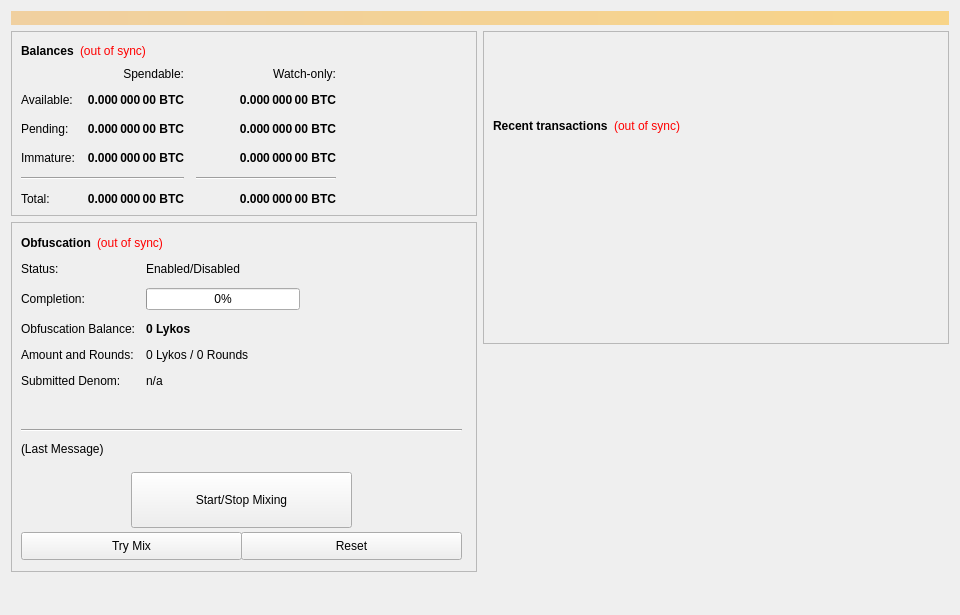
<?xml version="1.0" encoding="UTF-8"?>
<ui version="4.0">
 <class>OverviewPage</class>
 <widget class="QWidget" name="OverviewPage">
  <property name="geometry">
   <rect>
    <x>0</x>
    <y>0</y>
    <width>960</width>
    <height>615</height>
   </rect>
  </property>
  <property name="minimumSize">
   <size>
    <width>960</width>
    <height>0</height>
   </size>
  </property>
  <property name="windowTitle">
   <string>Form</string>
  </property>
  <layout class="QVBoxLayout" name="topLayout">
   <item>
    <widget class="QLabel" name="labelAlerts">
     <property name="visible">
      <bool>false</bool>
     </property>
     <property name="styleSheet">
      <string notr="true">background-color: qlineargradient(x1: 0, y1: 0, x2: 1, y2: 0, stop:0 #F0D0A0, stop:1 #F8D488); color:#000000;</string>
     </property>
     <property name="wordWrap">
      <bool>true</bool>
     </property>
     <property name="margin">
      <number>3</number>
     </property>
    </widget>
   </item>
   <item>
    <layout class="QHBoxLayout" name="horizontalLayout" stretch="1,1">
     <item>
      <layout class="QVBoxLayout" name="verticalLayout_2">
       <item>
        <widget class="QFrame" name="frame">
         <property name="frameShape">
          <enum>QFrame::StyledPanel</enum>
         </property>
         <property name="frameShadow">
          <enum>QFrame::Raised</enum>
         </property>
         <layout class="QVBoxLayout" name="verticalLayout_4">
          <item>
           <layout class="QHBoxLayout" name="horizontalLayout_4">
            <item>
             <widget class="QLabel" name="label_5">
              <property name="font">
               <font>
                <weight>75</weight>
                <bold>true</bold>
               </font>
              </property>
              <property name="text">
               <string>Balances</string>
              </property>
             </widget>
            </item>
            <item>
             <widget class="QLabel" name="labelWalletStatus">
              <property name="cursor">
               <cursorShape>WhatsThisCursor</cursorShape>
              </property>
              <property name="toolTip">
               <string>The displayed information may be out of date. Your wallet automatically synchronizes with the LYKOS network after a connection is established, but this process has not completed yet.</string>
              </property>
              <property name="styleSheet">
               <string notr="true">QLabel { color: red; }</string>
              </property>
              <property name="text">
               <string notr="true">(out of sync)</string>
              </property>
              <property name="alignment">
               <set>Qt::AlignLeading|Qt::AlignLeft|Qt::AlignVCenter</set>
              </property>
             </widget>
            </item>
            <item>
             <spacer name="horizontalSpacer_3">
              <property name="orientation">
               <enum>Qt::Horizontal</enum>
              </property>
              <property name="sizeHint" stdset="0">
               <size>
                <width>40</width>
                <height>20</height>
               </size>
              </property>
             </spacer>
            </item>
           </layout>
          </item>
          <item>
           <layout class="QGridLayout" name="gridLayout">
            <property name="spacing">
             <number>12</number>
            </property>
            <item row="2" column="2">
             <widget class="QLabel" name="labelWatchPending">
              <property name="font">
               <font>
                <weight>75</weight>
                <bold>true</bold>
               </font>
              </property>
              <property name="cursor">
               <cursorShape>IBeamCursor</cursorShape>
              </property>
              <property name="toolTip">
               <string>Unconfirmed transactions to watch-only addresses</string>
              </property>
              <property name="text">
               <string notr="true">0.000 000 00 BTC</string>
              </property>
              <property name="alignment">
               <set>Qt::AlignRight|Qt::AlignTrailing|Qt::AlignVCenter</set>
              </property>
              <property name="textInteractionFlags">
               <set>Qt::LinksAccessibleByMouse|Qt::TextSelectableByKeyboard|Qt::TextSelectableByMouse</set>
              </property>
             </widget>
            </item>
            <item row="2" column="1">
             <widget class="QLabel" name="labelUnconfirmed">
              <property name="font">
               <font>
                <weight>75</weight>
                <bold>true</bold>
               </font>
              </property>
              <property name="cursor">
               <cursorShape>IBeamCursor</cursorShape>
              </property>
              <property name="toolTip">
               <string>Total of transactions that have yet to be confirmed, and do not yet count toward the spendable balance</string>
              </property>
              <property name="text">
               <string notr="true">0.000 000 00 BTC</string>
              </property>
              <property name="alignment">
               <set>Qt::AlignRight|Qt::AlignTrailing|Qt::AlignVCenter</set>
              </property>
              <property name="textInteractionFlags">
               <set>Qt::LinksAccessibleByMouse|Qt::TextSelectableByKeyboard|Qt::TextSelectableByMouse</set>
              </property>
             </widget>
            </item>
            <item row="3" column="2">
             <widget class="QLabel" name="labelWatchImmature">
              <property name="font">
               <font>
                <weight>75</weight>
                <bold>true</bold>
               </font>
              </property>
              <property name="cursor">
               <cursorShape>IBeamCursor</cursorShape>
              </property>
              <property name="toolTip">
               <string>Staked or masternode rewards in watch-only addresses that has not yet matured</string>
              </property>
              <property name="text">
               <string notr="true">0.000 000 00 BTC</string>
              </property>
              <property name="alignment">
               <set>Qt::AlignRight|Qt::AlignTrailing|Qt::AlignVCenter</set>
              </property>
              <property name="textInteractionFlags">
               <set>Qt::LinksAccessibleByMouse|Qt::TextSelectableByKeyboard|Qt::TextSelectableByMouse</set>
              </property>
             </widget>
            </item>
            <item row="4" column="0" colspan="2">
             <widget class="Line" name="lineSpendableBalance">
              <property name="orientation">
               <enum>Qt::Horizontal</enum>
              </property>
             </widget>
            </item>
            <item row="4" column="2">
             <widget class="Line" name="lineWatchBalance">
              <property name="sizePolicy">
               <sizepolicy hsizetype="Preferred" vsizetype="Fixed">
                <horstretch>0</horstretch>
                <verstretch>0</verstretch>
               </sizepolicy>
              </property>
              <property name="minimumSize">
               <size>
                <width>140</width>
                <height>0</height>
               </size>
              </property>
              <property name="orientation">
               <enum>Qt::Horizontal</enum>
              </property>
             </widget>
            </item>
            <item row="5" column="0">
             <widget class="QLabel" name="labelTotalText">
              <property name="text">
               <string>Total:</string>
              </property>
             </widget>
            </item>
            <item row="3" column="1">
             <widget class="QLabel" name="labelImmature">
              <property name="font">
               <font>
                <weight>75</weight>
                <bold>true</bold>
               </font>
              </property>
              <property name="cursor">
               <cursorShape>IBeamCursor</cursorShape>
              </property>
              <property name="toolTip">
               <string>Staked or masternode rewards that has not yet matured</string>
              </property>
              <property name="text">
               <string notr="true">0.000 000 00 BTC</string>
              </property>
              <property name="alignment">
               <set>Qt::AlignRight|Qt::AlignTrailing|Qt::AlignVCenter</set>
              </property>
              <property name="textInteractionFlags">
               <set>Qt::LinksAccessibleByMouse|Qt::TextSelectableByKeyboard|Qt::TextSelectableByMouse</set>
              </property>
             </widget>
            </item>
            <item row="2" column="3">
             <spacer name="horizontalSpacer_2">
              <property name="orientation">
               <enum>Qt::Horizontal</enum>
              </property>
              <property name="sizeHint" stdset="0">
               <size>
                <width>40</width>
                <height>20</height>
               </size>
              </property>
             </spacer>
            </item>
            <item row="3" column="0">
             <widget class="QLabel" name="labelImmatureText">
              <property name="text">
               <string>Immature:</string>
              </property>
             </widget>
            </item>
            <item row="5" column="1">
             <widget class="QLabel" name="labelTotal">
              <property name="font">
               <font>
                <weight>75</weight>
                <bold>true</bold>
               </font>
              </property>
              <property name="cursor">
               <cursorShape>IBeamCursor</cursorShape>
              </property>
              <property name="toolTip">
               <string>Your current total balance</string>
              </property>
              <property name="text">
               <string notr="true">0.000 000 00 BTC</string>
              </property>
              <property name="alignment">
               <set>Qt::AlignRight|Qt::AlignTrailing|Qt::AlignVCenter</set>
              </property>
              <property name="textInteractionFlags">
               <set>Qt::LinksAccessibleByMouse|Qt::TextSelectableByKeyboard|Qt::TextSelectableByMouse</set>
              </property>
             </widget>
            </item>
            <item row="5" column="2">
             <widget class="QLabel" name="labelWatchTotal">
              <property name="font">
               <font>
                <weight>75</weight>
                <bold>true</bold>
               </font>
              </property>
              <property name="cursor">
               <cursorShape>IBeamCursor</cursorShape>
              </property>
              <property name="toolTip">
               <string>Current total balance in watch-only addresses</string>
              </property>
              <property name="text">
               <string notr="true">0.000 000 00 BTC</string>
              </property>
              <property name="alignment">
               <set>Qt::AlignRight|Qt::AlignTrailing|Qt::AlignVCenter</set>
              </property>
              <property name="textInteractionFlags">
               <set>Qt::LinksAccessibleByMouse|Qt::TextSelectableByKeyboard|Qt::TextSelectableByMouse</set>
              </property>
             </widget>
            </item>
            <item row="0" column="2">
             <widget class="QLabel" name="labelWatchonly">
              <property name="text">
               <string>Watch-only:</string>
              </property>
              <property name="alignment">
               <set>Qt::AlignRight|Qt::AlignTrailing|Qt::AlignVCenter</set>
              </property>
             </widget>
            </item>
            <item row="1" column="0">
             <widget class="QLabel" name="labelBalanceText">
              <property name="text">
               <string>Available:</string>
              </property>
             </widget>
            </item>
            <item row="1" column="1">
             <widget class="QLabel" name="labelBalance">
              <property name="font">
               <font>
                <weight>75</weight>
                <bold>true</bold>
               </font>
              </property>
              <property name="cursor">
               <cursorShape>IBeamCursor</cursorShape>
              </property>
              <property name="toolTip">
               <string>Your current spendable balance</string>
              </property>
              <property name="text">
               <string notr="true">0.000 000 00 BTC</string>
              </property>
              <property name="alignment">
               <set>Qt::AlignRight|Qt::AlignTrailing|Qt::AlignVCenter</set>
              </property>
              <property name="textInteractionFlags">
               <set>Qt::LinksAccessibleByMouse|Qt::TextSelectableByKeyboard|Qt::TextSelectableByMouse</set>
              </property>
             </widget>
            </item>
            <item row="1" column="2">
             <widget class="QLabel" name="labelWatchAvailable">
              <property name="font">
               <font>
                <weight>75</weight>
                <bold>true</bold>
               </font>
              </property>
              <property name="cursor">
               <cursorShape>IBeamCursor</cursorShape>
              </property>
              <property name="toolTip">
               <string>Your current balance in watch-only addresses</string>
              </property>
              <property name="text">
               <string notr="true">0.000 000 00 BTC</string>
              </property>
              <property name="alignment">
               <set>Qt::AlignRight|Qt::AlignTrailing|Qt::AlignVCenter</set>
              </property>
              <property name="textInteractionFlags">
               <set>Qt::LinksAccessibleByMouse|Qt::TextSelectableByKeyboard|Qt::TextSelectableByMouse</set>
              </property>
             </widget>
            </item>
            <item row="2" column="0">
             <widget class="QLabel" name="labelPendingText">
              <property name="text">
               <string>Pending:</string>
              </property>
             </widget>
            </item>
            <item row="0" column="1">
             <widget class="QLabel" name="labelSpendable">
              <property name="text">
               <string>Spendable:</string>
              </property>
              <property name="alignment">
               <set>Qt::AlignRight|Qt::AlignTrailing|Qt::AlignVCenter</set>
              </property>
             </widget>
            </item>
           </layout>
          </item>
         </layout>
        </widget>
       </item>
       <item>
        <widget class="QFrame" name="frameObfuscation">
         <property name="minimumSize">
          <size>
           <width>0</width>
           <height>350</height>
          </size>
         </property>
         <property name="layoutDirection">
          <enum>Qt::LeftToRight</enum>
         </property>
         <property name="frameShape">
          <enum>QFrame::StyledPanel</enum>
         </property>
         <property name="frameShadow">
          <enum>QFrame::Raised</enum>
         </property>
         <widget class="QWidget" name="formLayoutWidget">
          <property name="geometry">
           <rect>
            <x>10</x>
            <y>40</y>
            <width>451</width>
            <height>161</height>
           </rect>
          </property>
          <layout class="QFormLayout" name="formLayout">
           <property name="fieldGrowthPolicy">
            <enum>QFormLayout::AllNonFixedFieldsGrow</enum>
           </property>
           <property name="horizontalSpacing">
            <number>11</number>
           </property>
           <property name="verticalSpacing">
            <number>12</number>
           </property>
           <item row="0" column="0">
            <widget class="QLabel" name="label_6">
             <property name="text">
              <string>Status:</string>
             </property>
            </widget>
           </item>
           <item row="1" column="0">
            <widget class="QLabel" name="label_7">
             <property name="text">
              <string>Completion:</string>
             </property>
            </widget>
           </item>
           <item row="1" column="1">
            <widget class="QProgressBar" name="obfuscationProgress">
             <property name="maximumSize">
              <size>
               <width>154</width>
               <height>16777215</height>
              </size>
             </property>
             <property name="value">
              <number>0</number>
             </property>
            </widget>
           </item>
           <item row="2" column="0">
            <widget class="QLabel" name="labelAnonymizedText">
             <property name="text">
              <string>Obfuscation Balance:</string>
             </property>
            </widget>
           </item>
           <item row="2" column="1">
            <widget class="QLabel" name="labelAnonymized">
             <property name="font">
              <font>
               <weight>75</weight>
               <bold>true</bold>
              </font>
             </property>
             <property name="text">
              <string notr="true">0 Lykos</string>
             </property>
            </widget>
           </item>
           <item row="3" column="0">
            <widget class="QLabel" name="label_8">
             <property name="text">
              <string>Amount and Rounds:</string>
             </property>
            </widget>
           </item>
           <item row="3" column="1">
            <widget class="QLabel" name="labelAmountRounds">
             <property name="text">
              <string>0 Lykos / 0 Rounds</string>
             </property>
            </widget>
           </item>
           <item row="4" column="0">
            <widget class="QLabel" name="label_9">
             <property name="text">
              <string>Submitted Denom:</string>
             </property>
            </widget>
           </item>
           <item row="4" column="1">
            <widget class="QLabel" name="labelSubmittedDenom">
             <property name="toolTip">
              <string>The denominations you submitted to the Masternode.&lt;br&gt;To mix, other users must submit the exact same denominations.</string>
             </property>
             <property name="text">
              <string>n/a</string>
             </property>
            </widget>
           </item>
           <item row="0" column="1">
            <widget class="QLabel" name="obfuscationEnabled">
             <property name="text">
              <string>Enabled/Disabled</string>
             </property>
            </widget>
           </item>
          </layout>
         </widget>
         <widget class="QPushButton" name="runAutoDenom">
          <property name="geometry">
           <rect>
            <x>251</x>
            <y>17</y>
            <width>1</width>
            <height>1</height>
           </rect>
          </property>
          <property name="palette">
           <palette>
            <active>
             <colorrole role="WindowText">
              <brush brushstyle="SolidPattern">
               <color alpha="255">
                <red>0</red>
                <green>0</green>
                <blue>0</blue>
               </color>
              </brush>
             </colorrole>
             <colorrole role="Button">
              <brush brushstyle="SolidPattern">
               <color alpha="255">
                <red>239</red>
                <green>238</green>
                <blue>238</blue>
               </color>
              </brush>
             </colorrole>
             <colorrole role="Light">
              <brush brushstyle="SolidPattern">
               <color alpha="255">
                <red>255</red>
                <green>255</green>
                <blue>255</blue>
               </color>
              </brush>
             </colorrole>
             <colorrole role="Midlight">
              <brush brushstyle="SolidPattern">
               <color alpha="255">
                <red>247</red>
                <green>246</green>
                <blue>246</blue>
               </color>
              </brush>
             </colorrole>
             <colorrole role="Dark">
              <brush brushstyle="SolidPattern">
               <color alpha="255">
                <red>119</red>
                <green>119</green>
                <blue>119</blue>
               </color>
              </brush>
             </colorrole>
             <colorrole role="Mid">
              <brush brushstyle="SolidPattern">
               <color alpha="255">
                <red>159</red>
                <green>159</green>
                <blue>159</blue>
               </color>
              </brush>
             </colorrole>
             <colorrole role="Text">
              <brush brushstyle="SolidPattern">
               <color alpha="255">
                <red>0</red>
                <green>0</green>
                <blue>0</blue>
               </color>
              </brush>
             </colorrole>
             <colorrole role="BrightText">
              <brush brushstyle="SolidPattern">
               <color alpha="255">
                <red>255</red>
                <green>255</green>
                <blue>255</blue>
               </color>
              </brush>
             </colorrole>
             <colorrole role="ButtonText">
              <brush brushstyle="SolidPattern">
               <color alpha="255">
                <red>0</red>
                <green>0</green>
                <blue>0</blue>
               </color>
              </brush>
             </colorrole>
             <colorrole role="Base">
              <brush brushstyle="SolidPattern">
               <color alpha="255">
                <red>255</red>
                <green>255</green>
                <blue>255</blue>
               </color>
              </brush>
             </colorrole>
             <colorrole role="Window">
              <brush brushstyle="SolidPattern">
               <color alpha="255">
                <red>239</red>
                <green>238</green>
                <blue>238</blue>
               </color>
              </brush>
             </colorrole>
             <colorrole role="Shadow">
              <brush brushstyle="SolidPattern">
               <color alpha="255">
                <red>0</red>
                <green>0</green>
                <blue>0</blue>
               </color>
              </brush>
             </colorrole>
             <colorrole role="AlternateBase">
              <brush brushstyle="SolidPattern">
               <color alpha="255">
                <red>247</red>
                <green>246</green>
                <blue>246</blue>
               </color>
              </brush>
             </colorrole>
             <colorrole role="ToolTipBase">
              <brush brushstyle="SolidPattern">
               <color alpha="255">
                <red>255</red>
                <green>255</green>
                <blue>220</blue>
               </color>
              </brush>
             </colorrole>
             <colorrole role="ToolTipText">
              <brush brushstyle="SolidPattern">
               <color alpha="255">
                <red>0</red>
                <green>0</green>
                <blue>0</blue>
               </color>
              </brush>
             </colorrole>
            </active>
            <inactive>
             <colorrole role="WindowText">
              <brush brushstyle="SolidPattern">
               <color alpha="255">
                <red>0</red>
                <green>0</green>
                <blue>0</blue>
               </color>
              </brush>
             </colorrole>
             <colorrole role="Button">
              <brush brushstyle="SolidPattern">
               <color alpha="255">
                <red>239</red>
                <green>238</green>
                <blue>238</blue>
               </color>
              </brush>
             </colorrole>
             <colorrole role="Light">
              <brush brushstyle="SolidPattern">
               <color alpha="255">
                <red>255</red>
                <green>255</green>
                <blue>255</blue>
               </color>
              </brush>
             </colorrole>
             <colorrole role="Midlight">
              <brush brushstyle="SolidPattern">
               <color alpha="255">
                <red>247</red>
                <green>246</green>
                <blue>246</blue>
               </color>
              </brush>
             </colorrole>
             <colorrole role="Dark">
              <brush brushstyle="SolidPattern">
               <color alpha="255">
                <red>119</red>
                <green>119</green>
                <blue>119</blue>
               </color>
              </brush>
             </colorrole>
             <colorrole role="Mid">
              <brush brushstyle="SolidPattern">
               <color alpha="255">
                <red>159</red>
                <green>159</green>
                <blue>159</blue>
               </color>
              </brush>
             </colorrole>
             <colorrole role="Text">
              <brush brushstyle="SolidPattern">
               <color alpha="255">
                <red>0</red>
                <green>0</green>
                <blue>0</blue>
               </color>
              </brush>
             </colorrole>
             <colorrole role="BrightText">
              <brush brushstyle="SolidPattern">
               <color alpha="255">
                <red>255</red>
                <green>255</green>
                <blue>255</blue>
               </color>
              </brush>
             </colorrole>
             <colorrole role="ButtonText">
              <brush brushstyle="SolidPattern">
               <color alpha="255">
                <red>0</red>
                <green>0</green>
                <blue>0</blue>
               </color>
              </brush>
             </colorrole>
             <colorrole role="Base">
              <brush brushstyle="SolidPattern">
               <color alpha="255">
                <red>255</red>
                <green>255</green>
                <blue>255</blue>
               </color>
              </brush>
             </colorrole>
             <colorrole role="Window">
              <brush brushstyle="SolidPattern">
               <color alpha="255">
                <red>239</red>
                <green>238</green>
                <blue>238</blue>
               </color>
              </brush>
             </colorrole>
             <colorrole role="Shadow">
              <brush brushstyle="SolidPattern">
               <color alpha="255">
                <red>0</red>
                <green>0</green>
                <blue>0</blue>
               </color>
              </brush>
             </colorrole>
             <colorrole role="AlternateBase">
              <brush brushstyle="SolidPattern">
               <color alpha="255">
                <red>247</red>
                <green>246</green>
                <blue>246</blue>
               </color>
              </brush>
             </colorrole>
             <colorrole role="ToolTipBase">
              <brush brushstyle="SolidPattern">
               <color alpha="255">
                <red>255</red>
                <green>255</green>
                <blue>220</blue>
               </color>
              </brush>
             </colorrole>
             <colorrole role="ToolTipText">
              <brush brushstyle="SolidPattern">
               <color alpha="255">
                <red>0</red>
                <green>0</green>
                <blue>0</blue>
               </color>
              </brush>
             </colorrole>
            </inactive>
            <disabled>
             <colorrole role="WindowText">
              <brush brushstyle="SolidPattern">
               <color alpha="255">
                <red>119</red>
                <green>119</green>
                <blue>119</blue>
               </color>
              </brush>
             </colorrole>
             <colorrole role="Button">
              <brush brushstyle="SolidPattern">
               <color alpha="255">
                <red>239</red>
                <green>238</green>
                <blue>238</blue>
               </color>
              </brush>
             </colorrole>
             <colorrole role="Light">
              <brush brushstyle="SolidPattern">
               <color alpha="255">
                <red>255</red>
                <green>255</green>
                <blue>255</blue>
               </color>
              </brush>
             </colorrole>
             <colorrole role="Midlight">
              <brush brushstyle="SolidPattern">
               <color alpha="255">
                <red>247</red>
                <green>246</green>
                <blue>246</blue>
               </color>
              </brush>
             </colorrole>
             <colorrole role="Dark">
              <brush brushstyle="SolidPattern">
               <color alpha="255">
                <red>119</red>
                <green>119</green>
                <blue>119</blue>
               </color>
              </brush>
             </colorrole>
             <colorrole role="Mid">
              <brush brushstyle="SolidPattern">
               <color alpha="255">
                <red>159</red>
                <green>159</green>
                <blue>159</blue>
               </color>
              </brush>
             </colorrole>
             <colorrole role="Text">
              <brush brushstyle="SolidPattern">
               <color alpha="255">
                <red>119</red>
                <green>119</green>
                <blue>119</blue>
               </color>
              </brush>
             </colorrole>
             <colorrole role="BrightText">
              <brush brushstyle="SolidPattern">
               <color alpha="255">
                <red>255</red>
                <green>255</green>
                <blue>255</blue>
               </color>
              </brush>
             </colorrole>
             <colorrole role="ButtonText">
              <brush brushstyle="SolidPattern">
               <color alpha="255">
                <red>119</red>
                <green>119</green>
                <blue>119</blue>
               </color>
              </brush>
             </colorrole>
             <colorrole role="Base">
              <brush brushstyle="SolidPattern">
               <color alpha="255">
                <red>239</red>
                <green>238</green>
                <blue>238</blue>
               </color>
              </brush>
             </colorrole>
             <colorrole role="Window">
              <brush brushstyle="SolidPattern">
               <color alpha="255">
                <red>239</red>
                <green>238</green>
                <blue>238</blue>
               </color>
              </brush>
             </colorrole>
             <colorrole role="Shadow">
              <brush brushstyle="SolidPattern">
               <color alpha="255">
                <red>0</red>
                <green>0</green>
                <blue>0</blue>
               </color>
              </brush>
             </colorrole>
             <colorrole role="AlternateBase">
              <brush brushstyle="SolidPattern">
               <color alpha="255">
                <red>239</red>
                <green>238</green>
                <blue>238</blue>
               </color>
              </brush>
             </colorrole>
             <colorrole role="ToolTipBase">
              <brush brushstyle="SolidPattern">
               <color alpha="255">
                <red>255</red>
                <green>255</green>
                <blue>220</blue>
               </color>
              </brush>
             </colorrole>
             <colorrole role="ToolTipText">
              <brush brushstyle="SolidPattern">
               <color alpha="255">
                <red>0</red>
                <green>0</green>
                <blue>0</blue>
               </color>
              </brush>
             </colorrole>
            </disabled>
           </palette>
          </property>
          <property name="focusPolicy">
           <enum>Qt::NoFocus</enum>
          </property>
          <property name="autoFillBackground">
           <bool>true</bool>
          </property>
          <property name="text">
           <string/>
          </property>
          <property name="flat">
           <bool>true</bool>
          </property>
         </widget>
         <widget class="QPushButton" name="toggleObfuscation">
          <property name="geometry">
           <rect>
            <x>120</x>
            <y>250</y>
            <width>221</width>
            <height>56</height>
           </rect>
          </property>
          <property name="sizePolicy">
           <sizepolicy hsizetype="MinimumExpanding" vsizetype="Fixed">
            <horstretch>0</horstretch>
            <verstretch>0</verstretch>
           </sizepolicy>
          </property>
          <property name="text">
           <string>Start/Stop Mixing</string>
          </property>
         </widget>
         <widget class="Line" name="lineLastMessage">
          <property name="geometry">
           <rect>
            <x>10</x>
            <y>200</y>
            <width>441</width>
            <height>16</height>
           </rect>
          </property>
          <property name="orientation">
           <enum>Qt::Horizontal</enum>
          </property>
         </widget>
         <widget class="QLabel" name="obfuscationStatus">
          <property name="geometry">
           <rect>
            <x>10</x>
            <y>220</y>
            <width>451</width>
            <height>61</height>
           </rect>
          </property>
          <property name="minimumSize">
           <size>
            <width>288</width>
            <height>43</height>
           </size>
          </property>
          <property name="text">
           <string>(Last Message)</string>
          </property>
          <property name="alignment">
           <set>Qt::AlignLeading|Qt::AlignLeft|Qt::AlignTop</set>
          </property>
          <property name="wordWrap">
           <bool>true</bool>
          </property>
         </widget>
         <widget class="QPushButton" name="obfuscationAuto">
          <property name="geometry">
           <rect>
            <x>10</x>
            <y>310</y>
            <width>221</width>
            <height>28</height>
           </rect>
          </property>
          <property name="sizePolicy">
           <sizepolicy hsizetype="MinimumExpanding" vsizetype="Fixed">
            <horstretch>0</horstretch>
            <verstretch>0</verstretch>
           </sizepolicy>
          </property>
          <property name="toolTip">
           <string>Try to manually submit a Obfuscation request.</string>
          </property>
          <property name="text">
           <string>Try Mix</string>
          </property>
         </widget>
         <widget class="QPushButton" name="obfuscationReset">
          <property name="geometry">
           <rect>
            <x>230</x>
            <y>310</y>
            <width>221</width>
            <height>28</height>
           </rect>
          </property>
          <property name="sizePolicy">
           <sizepolicy hsizetype="MinimumExpanding" vsizetype="Fixed">
            <horstretch>0</horstretch>
            <verstretch>0</verstretch>
           </sizepolicy>
          </property>
          <property name="toolTip">
           <string>Reset the current status of Obfuscation (can interrupt Obfuscation if it's in the process of Mixing, which can cost you money!)</string>
          </property>
          <property name="autoFillBackground">
           <bool>false</bool>
          </property>
          <property name="text">
           <string>Reset</string>
          </property>
         </widget>
         <widget class="QWidget" name="layoutWidget">
          <property name="geometry">
           <rect>
            <x>10</x>
            <y>10</y>
            <width>431</width>
            <height>22</height>
           </rect>
          </property>
          <layout class="QHBoxLayout" name="horizontalLayout_5">
           <item>
            <widget class="QLabel" name="label_2">
             <property name="font">
              <font>
               <weight>75</weight>
               <bold>true</bold>
              </font>
             </property>
             <property name="text">
              <string>Obfuscation</string>
             </property>
            </widget>
           </item>
           <item>
            <widget class="QLabel" name="labelObfuscationSyncStatus">
             <property name="toolTip">
              <string>The displayed information may be out of date. Your wallet automatically synchronizes with the LYKOS network after a connection is established, but this process has not completed yet.</string>
             </property>
             <property name="styleSheet">
              <string notr="true">QLabel { color: red; }</string>
             </property>
             <property name="text">
              <string notr="true">(out of sync)</string>
             </property>
             <property name="alignment">
              <set>Qt::AlignLeading|Qt::AlignLeft|Qt::AlignVCenter</set>
             </property>
            </widget>
           </item>
           <item>
            <spacer name="horizontalSpacer_4">
             <property name="orientation">
              <enum>Qt::Horizontal</enum>
             </property>
             <property name="sizeHint" stdset="0">
              <size>
               <width>40</width>
               <height>20</height>
              </size>
             </property>
            </spacer>
           </item>
          </layout>
         </widget>
        </widget>
       </item>
       <item>
        <spacer name="verticalSpacer">
         <property name="orientation">
          <enum>Qt::Vertical</enum>
         </property>
         <property name="sizeHint" stdset="0">
          <size>
           <width>20</width>
           <height>40</height>
          </size>
         </property>
        </spacer>
       </item>
      </layout>
     </item>
     <item>
      <layout class="QVBoxLayout" name="verticalLayout_3">
       <item>
        <widget class="QFrame" name="frame_2">
         <property name="frameShape">
          <enum>QFrame::StyledPanel</enum>
         </property>
         <property name="frameShadow">
          <enum>QFrame::Raised</enum>
         </property>
         <layout class="QVBoxLayout" name="verticalLayout">
          <item>
           <spacer name="verticalSpacer_3">
            <property name="orientation">
             <enum>Qt::Vertical</enum>
            </property>
            <property name="sizeType">
             <enum>QSizePolicy::Fixed</enum>
            </property>
            <property name="sizeHint" stdset="0">
             <size>
              <width>20</width>
              <height>75</height>
             </size>
            </property>
           </spacer>
          </item>
          <item>
           <layout class="QHBoxLayout" name="horizontalLayout_2">
            <item>
             <widget class="QLabel" name="label_4">
              <property name="font">
               <font>
                <weight>75</weight>
                <bold>true</bold>
               </font>
              </property>
              <property name="text">
               <string>Recent transactions</string>
              </property>
             </widget>
            </item>
            <item>
             <widget class="QLabel" name="labelTransactionsStatus">
              <property name="cursor">
               <cursorShape>WhatsThisCursor</cursorShape>
              </property>
              <property name="toolTip">
               <string>The displayed information may be out of date. Your wallet automatically synchronizes with the LYKOS network after a connection is established, but this process has not completed yet.</string>
              </property>
              <property name="styleSheet">
               <string notr="true">QLabel { color: red; }</string>
              </property>
              <property name="text">
               <string notr="true">(out of sync)</string>
              </property>
              <property name="alignment">
               <set>Qt::AlignRight|Qt::AlignTrailing|Qt::AlignVCenter</set>
              </property>
             </widget>
            </item>
            <item>
             <spacer name="horizontalSpacer">
              <property name="orientation">
               <enum>Qt::Horizontal</enum>
              </property>
              <property name="sizeHint" stdset="0">
               <size>
                <width>40</width>
                <height>20</height>
               </size>
              </property>
             </spacer>
            </item>
           </layout>
          </item>
          <item>
           <widget class="QListView" name="listTransactions">
            <property name="styleSheet">
             <string notr="true">QListView { background: transparent; }</string>
            </property>
            <property name="frameShape">
             <enum>QFrame::NoFrame</enum>
            </property>
            <property name="verticalScrollBarPolicy">
             <enum>Qt::ScrollBarAlwaysOff</enum>
            </property>
            <property name="horizontalScrollBarPolicy">
             <enum>Qt::ScrollBarAlwaysOff</enum>
            </property>
            <property name="selectionMode">
             <enum>QAbstractItemView::NoSelection</enum>
            </property>
           </widget>
          </item>
         </layout>
        </widget>
       </item>
       <item>
        <spacer name="verticalSpacer_2">
         <property name="orientation">
          <enum>Qt::Vertical</enum>
         </property>
         <property name="sizeType">
          <enum>QSizePolicy::Expanding</enum>
         </property>
         <property name="sizeHint" stdset="0">
          <size>
           <width>20</width>
           <height>40</height>
          </size>
         </property>
        </spacer>
       </item>
      </layout>
     </item>
    </layout>
   </item>
  </layout>
 </widget>
 <resources/>
 <connections/>
</ui>
